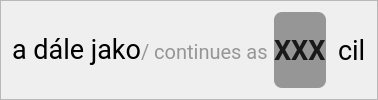
                      <widget class="QFrame" name="frame_navaznySpoj">
                       <property name="frameShape">
                        <enum>QFrame::StyledPanel</enum>
                       </property>
                       <property name="frameShadow">
                        <enum>QFrame::Raised</enum>
                       </property>
                       <layout class="QHBoxLayout" name="horizontalLayout_13">
                        <item>
                         <widget class="QLabel" name="label_adalejako">
                          <property name="sizePolicy">
                           <sizepolicy hsizetype="Maximum" vsizetype="Preferred">
                            <horstretch>0</horstretch>
                            <verstretch>0</verstretch>
                           </sizepolicy>
                          </property>
                          <property name="font">
                           <font>
                            <family>roboto</family>
                            <pointsize>20</pointsize>
                           </font>
                          </property>
                          <property name="text">
                           <string>&lt;html&gt;&lt;head/&gt;&lt;body&gt;&lt;p&gt;&lt;span style=&quot; font-size:20pt;&quot;&gt;a dále jako&lt;/span&gt;&lt;span style=&quot; font-size:15pt; color:#969696;&quot;&gt;/ continues as&lt;/span&gt;&lt;/p&gt;&lt;/body&gt;&lt;/html&gt;</string>
                          </property>
                         </widget>
                        </item>
                        <item>
                         <widget class="QLabel" name="label_navaznaLinka">
                          <property name="sizePolicy">
                           <sizepolicy hsizetype="Maximum" vsizetype="Preferred">
                            <horstretch>0</horstretch>
                            <verstretch>0</verstretch>
                           </sizepolicy>
                          </property>
                          <property name="font">
                           <font>
                            <family>roboto</family>
                            <pointsize>20</pointsize>
                            <bold>true</bold>
                           </font>
                          </property>
                          <property name="styleSheet">
                           <string notr="true">color:rgb(25,25,25);
background-color: rgb(150,150,150);
font-weight: bold;
border-radius: 8px;

</string>
                          </property>
                          <property name="text">
                           <string>XXX</string>
                          </property>
                         </widget>
                        </item>
                        <item>
                         <widget class="QLabel" name="label_continuesas">
                          <property name="sizePolicy">
                           <sizepolicy hsizetype="Maximum" vsizetype="Preferred">
                            <horstretch>0</horstretch>
                            <verstretch>0</verstretch>
                           </sizepolicy>
                          </property>
                          <property name="font">
                           <font>
                            <family>roboto</family>
                            <pointsize>20</pointsize>
                           </font>
                          </property>
                          <property name="text">
                           <string>&lt;html&gt;&lt;head/&gt;&lt;body&gt;&lt;p&gt;&lt;img src=&quot;:/images/resources/LCD-piktogramy_verze-LCD-5-17.svg&quot; height=&quot;30&quot;/&gt;&lt;/p&gt;&lt;/body&gt;&lt;/html&gt;</string>
                          </property>
                         </widget>
                        </item>
                        <item>
                         <widget class="QLabel" name="label_navaznyCil">
                          <property name="sizePolicy">
                           <sizepolicy hsizetype="Expanding" vsizetype="Preferred">
                            <horstretch>0</horstretch>
                            <verstretch>0</verstretch>
                           </sizepolicy>
                          </property>
                          <property name="font">
                           <font>
                            <family>roboto</family>
                            <pointsize>20</pointsize>
                           </font>
                          </property>
                          <property name="text">
                           <string>cil</string>
                          </property>
                         </widget>
                        </item>
                       </layout>
                      </widget>
